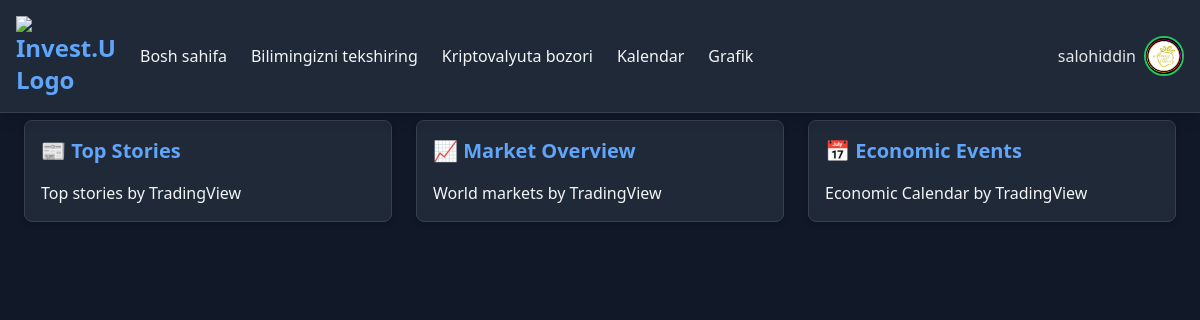
Screenshot of /backtesting/ (signed in) with the database file from the repository.
### core/models.py (models this page shows)
class CustomUser(AbstractUser):
    class Meta:
        verbose_name = "Custom User"
        verbose_name_plural = "Custom Users"
    groups = models.ManyToManyField(
        'auth.Group',
        related_name='customuser_set',  # Unique related_name
        blank=True,
        help_text="The groups this user belongs to.",
        verbose_name="groups"
    )
    user_permissions = models.ManyToManyField(
        'auth.Permission',
        related_name='customuser_set',  # Unique related_name
        blank=True,
        help_text="Specific permissions for this user.",
        verbose_name="user permissions"
    )
    pass

class Profile(models.Model):
    user = models.OneToOneField(settings.AUTH_USER_MODEL, on_delete=models.CASCADE)
    bio = models.TextField(blank=True, null=True)
    trader_type = models.CharField(
        max_length=20,
        choices=[('crypto', 'Crypto'), ('forex', 'Forex'), ('other', 'Other')],
        blank=True,
        null=True
    )
    crypto_coins = models.CharField(max_length=255, blank=True, null=True)
    forex_account_type = models.CharField(max_length=50, blank=True, null=True)
    profile_image = models.ImageField(upload_to='profile_images/', blank=True, null=True)  # Add this line

### core/views.py (the view)
# urls.py: path('backtesting/', views.landingpage, name='landingpage'),
def landingpage(request):
    return render(request, "base.html")

### core/templates/base.html (shortened to what this page needs)
<!DOCTYPE html>
<html lang="uz">
<head>
    <script src="https://cdn.tailwindcss.com"></script>
</head>
<body class="bg-gray-900 text-gray-100 transition-colors duration-300 flex flex-col min-h-screen">
    <header class="bg-gray-800 shadow-lg fixed top-0 left-0 w-full z-50 border-b border-gray-700">
        <div class="max-w-7xl mx-auto flex items-center justify-between p-4">
            <nav class="hidden md:flex space-x-6 items-center">
                <h1 class="text-2xl font-bold text-blue-400">
                    <img src="https://i.postimg.cc/QMTnqFgd/photo-2025-10-03-17-13-19.jpg"
                    alt="Invest.Uz Logo"
                    style="width:100px; height:auto;">
                </h1>
                <a href="{% url 'landingpage' %}" class="hover:text-blue-300">Bosh sahifa</a>
                <a href="{% url 'strategyoverview' %}" class="hover:text-blue-300">Bilimingizni tekshiring</a>
                <a href="{% url 'performanceanalytics' %}" class="hover:text-blue-300">Kriptovalyuta bozori</a>
                <a href="{% url 'calendar___' %}" class="hover:text-blue-300">Kalendar</a>
                <a href="{% url 'chart' %}" class="hover:text-blue-300">Grafik</a>
            </nav>
            <div class="flex items-center space-x-4">
                {% if request.user.is_authenticated %}
                <div class="relative flex items-center space-x-2">
                    <span class="text-gray-200 font-medium">{{ request.user.username }}</span>
                    <button id="profileBtn" aria-label="Profil menyusini ochish">
                        {% if request.user.profile.profile_image %}
                        <img src="{{ request.user.profile.profile_image.url }}" alt="Profil rasmi"
                            class="w-10 h-10 rounded-full border-2 border-green-500">
                        {% else %}
                        <div class="w-10 h-10 bg-gray-600 rounded-full flex items-center justify-center">👤</div>
                        {% endif %}
                    </button>
                </div>
                {% else %}
                <a href="{% url 'signup' %}" class="bg-blue-400 text-gray-900 px-4 py-2 rounded-lg hover:bg-blue-300">Ro‘yxatdan o‘tish</a>
                <a href="{% url 'login' %}" class="bg-blue-400 text-gray-900 px-4 py-2 rounded-lg hover:bg-blue-300">Kirish</a>
                {% endif %}
            </div>
        </div>
    </header>
    <main class="flex-1 mt-24 max-w-7xl mx-auto w-full p-6">
        {% block content %}
        <div class="grid grid-cols-1 md:grid-cols-3 gap-6">
            <section class="bg-gray-800 rounded-lg shadow-md border border-gray-700 p-4">
                <h2 class="text-xl font-bold text-blue-400 mb-4">📰 Top Stories</h2>
                <div class="tradingview-widget-container">
                    <a href="https://www.tradingview.com/news/top-providers/tradingview/" rel="noopener nofollow" target="_blank"><span class="blue-text">Top stories</span></a><span class="trademark"> by TradingView</span>
                </div>
            </section>
            <section class="bg-gray-800 rounded-lg shadow-md border border-gray-700 p-4">
                <h2 class="text-xl font-bold text-blue-400 mb-4">📈 Market Overview</h2>
                <div class="tradingview-widget-container">
                    <div class="tradingview-widget-copyright">
                        <a href="https://www.tradingview.com/markets/" rel="noopener nofollow" target="_blank"><span class="blue-text">World markets</span></a><span class="trademark"> by TradingView</span>
                    </div>
                </div>
            </section>
            <section class="bg-gray-800 rounded-lg shadow-md border border-gray-700 p-4">
                <h2 class="text-xl font-bold text-blue-400 mb-4">📅 Economic Events</h2>
                <div class="tradingview-widget-container">
                    <div class="tradingview-widget-copyright">
                        <a href="https://www.tradingview.com/economic-calendar/" rel="noopener nofollow" target="_blank"><span class="blue-text">Economic Calendar</span></a><span class="trademark"> by TradingView</span>
                    </div>
                </div>
            </section>
        </div>
        {% endblock %}
    </main>
</body>
</html>

### rows the page displays
CustomUser: user.username "salohiddin", user.profile.profile_image (picture)
